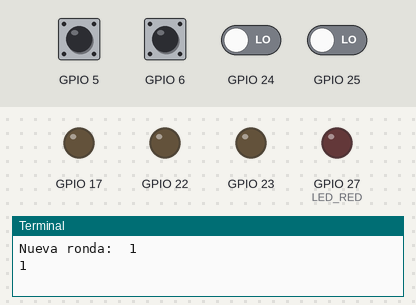
Bench run of a program on a simulated Raspberry Pi (BCM pin numbers). On the bench: output pins drawn as LEDs (lit = HIGH), the last lines printed to the terminal. Dashed ring = blinking. The test bench sets the inputs (shaded band); at power-on: GPIO 5, GPIO 6, GPIO 24, GPIO 25 LOW. Random numbers come from a fixed seed. At 8.3 s the program stops and its outputs stay as they are.

Above: at 4.2 s.
4.3 s: GPIO 5 pulled HIGH for 0.15 s
At 5.0 s:
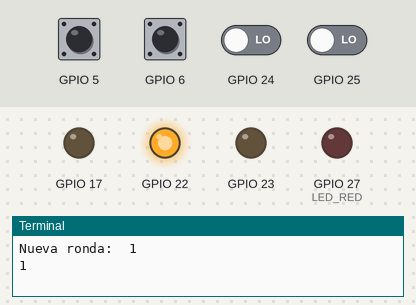
At 5.7 s:
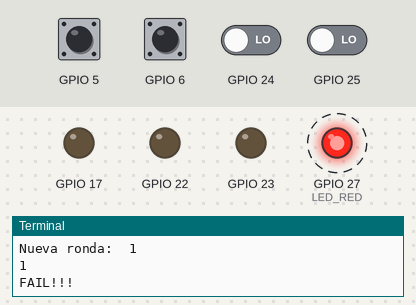
7.3 s: GPIO 6 pulled HIGH for 0.15 s
At 7.7 s:
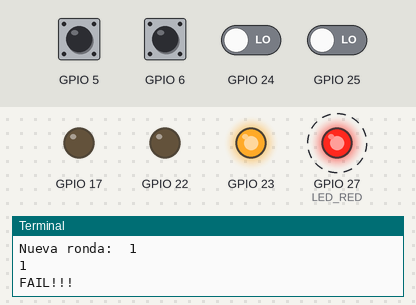
Timing chart, 0 to 9.8 s (numbered marks = the images above; inputs shaded):
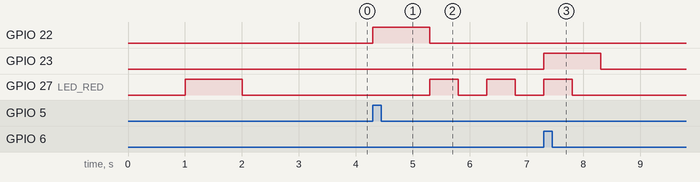

Measured:
- after the input at 4.3 s, GPIO 22: LOW → HIGH at once, → LOW 1.0 s later; GPIO 27 (LED_RED): alternates HIGH for 0.50 s and LOW for 0.50 s, starting after 1.0 s
- after the input at 7.3 s, GPIO 23: LOW → HIGH at once, → LOW 1.0 s later

The program:

simon.py
```python
import RPi.GPIO as GPIO
import random
import time

GREEN = 0
RED = 1
BLUE = 2
YELLOW = 3

LED_GREEN = 17
LED_RED = 27
LED_BLUE = 22
LED_YELLOW = 23

LEDS = [LED_GREEN, LED_RED, LED_BLUE, LED_YELLOW]

BTN_GREEN = 24
BTN_RED = 25
BTN_BLUE = 5
BTN_YELLOW = 6

BUTTONS = [BTN_GREEN, BTN_RED, BTN_BLUE, BTN_YELLOW]

SIZE = 4

ROUNDS = 4
sequence = list()
x = 0
ok = True

def pushButton(channel):
    global x
    global sequence
    global ok
    if GPIO.input(channel):
        i = BUTTONS.index(channel)
        printLed(LEDS[i])
        if sequence[x] == i:
            x += 1
        else:
            ok = False

def config():
    GPIO.setwarnings(False)
    GPIO.setmode(GPIO.BCM)

    for i in range(SIZE):
        GPIO.setup(LEDS[i], GPIO.OUT)
        GPIO.setup(BUTTONS[i], GPIO.IN, pull_up_down=GPIO.PUD_DOWN)
        GPIO.add_event_detect(BUTTONS[i], GPIO.RISING, callback = pushButton)

def randomSequence():
    sequence = list()
    for i in range(ROUNDS):
        aux = random.randint(0,SIZE-1)
        sequence.append(aux)
    return sequence, 1

def printLed(led):
    GPIO.output(led,GPIO.HIGH)
    time.sleep(1)
    GPIO.output(led,GPIO.LOW)

def printSequence(sequence, n):
    time.sleep(1)
    for i in range(n):
        printLed(LEDS[sequence[i]])
        print(sequence[i])
        time.sleep(1)

def printFail():
    for i in range(3):
        GPIO.output(LED_RED,GPIO.HIGH)
        time.sleep(.500)
        GPIO.output(LED_RED,GPIO.LOW)
        time.sleep(.500)

def printWin():
    for i in range(3):
        for led in LEDS:
            GPIO.output(led,GPIO.HIGH)
            time.sleep(.500)
            GPIO.output(led,GPIO.LOW)

def main():
    global ok
    global sequence
    global x
    try:
        #configuración
        config()
        #nueva secuencia
        sequence,n = randomSequence()
        #rondas
        while n<=ROUNDS and ok:
            print("Nueva ronda: ",n)
            printSequence (sequence, n)
            #pulsaciones
            x = 0
            while True:
                if x == n or not ok:
                    break
            n += 1
        if ok:
            print("WIN!!!")
            printWin()
        else:
            print("FAIL!!!")
            printFail()
    finally:
        GPIO.cleanup()

main()
```
